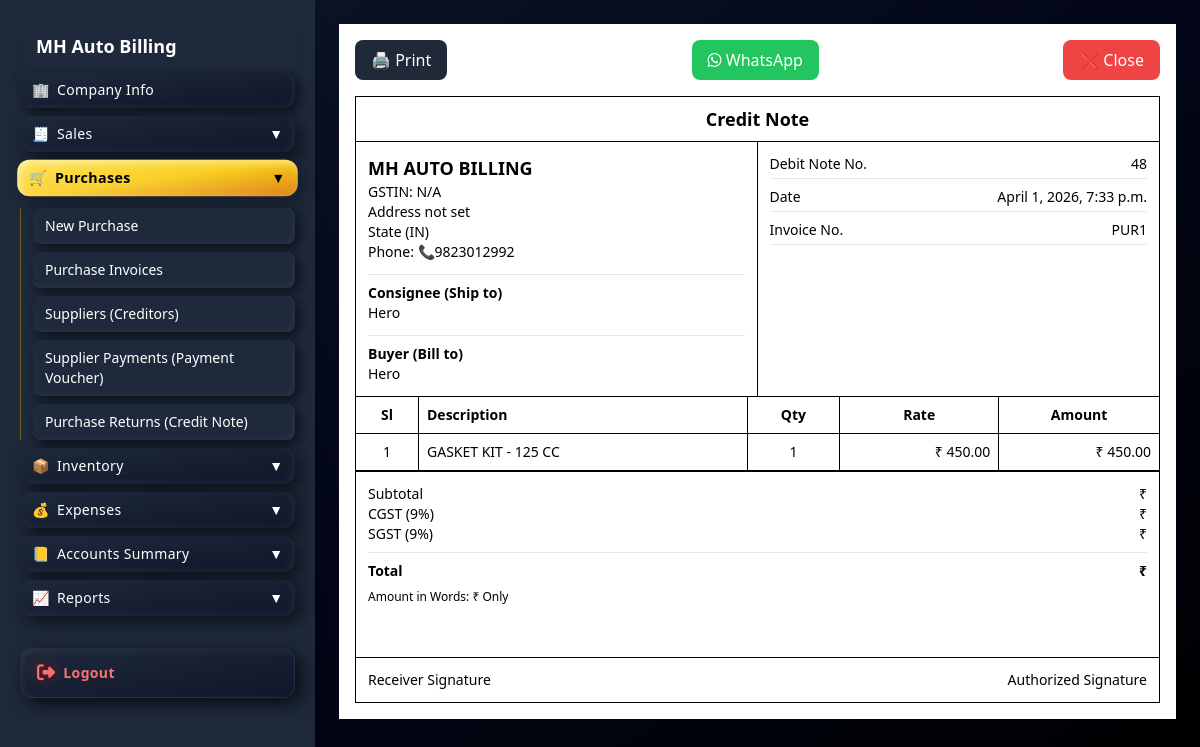
Page /purchase-return/view/46/ on the committed database.
### apps/core/models.py (models this page shows, shortened)
class Purchase(models.Model):
    payment_mode = models.CharField(
    max_length=10,
    choices=(
        ("cash", "Cash"),
        ("bank", "Bank"),
        ("credit", "Credit"),
    ),
    default="cash"
)
    supplier = models.ForeignKey(Supplier, on_delete=models.CASCADE)
    invoice_number = models.CharField(max_length=50)
    date = models.DateTimeField(auto_now_add=True)
    subtotal = models.DecimalField(max_digits=10, decimal_places=2, default=0)
    cgst = models.DecimalField(max_digits=10, decimal_places=2, default=0)
    sgst = models.DecimalField(max_digits=10, decimal_places=2, default=0)
    roundoff = models.DecimalField(max_digits=10, decimal_places=2, default=0)
    total = models.DecimalField(max_digits=10, decimal_places=2, default=0)

class Supplier(models.Model):
    name = models.CharField(max_length=200)
    phone = models.CharField(max_length=20, blank=True)
    gst = models.CharField(max_length=20, blank=True)
    address = models.TextField(blank=True)
    balance = models.DecimalField(max_digits=10, decimal_places=2, default=0)

class PurchaseReturn(models.Model):
    purchase = models.ForeignKey("Purchase", on_delete=models.CASCADE)
    reason = models.TextField(blank=True)
    date = models.DateTimeField(auto_now_add=True)
    total = models.DecimalField(max_digits=10, decimal_places=2, default=0)

class PurchaseReturnItem(models.Model):
    purchase_return = models.ForeignKey(PurchaseReturn, related_name="items", on_delete=models.CASCADE)
    product = models.ForeignKey(Product, on_delete=models.CASCADE)
    qty = models.IntegerField()
    price = models.DecimalField(max_digits=10, decimal_places=2)
    @property
    def amount(self):
        return self.qty * self.price

class Product(models.Model):
    name = models.CharField(max_length=255, db_index=True)
    barcode = models.CharField(max_length=100, unique=True, db_index=True)
    price = models.DecimalField(max_digits=10, decimal_places=2)
    stock = models.PositiveIntegerField(default=0)
    hsn = models.CharField(max_length=20, blank=True, null=True)

### apps/core/views.py (the view)
# urls.py: path("purchase-return/view/<int:id>/", views.purchase_return_invoice, name="purchase_return_invoice"),
def purchase_return_invoice(request, id):
    purchase = Purchase.objects.get(id=id)
    returns = PurchaseReturn.objects.filter(purchase=purchase).order_by("-date").first()
    return render(request, "dashboard/purchase_return_invoice.html", {
        "purchase": purchase,
        "return": returns
    })

### templates/dashboard/purchase_return_invoice.html (shortened to what this page needs)
{% extends "dashboard/base.html" %}
{% block content %}
<div class="bg-white text-black p-4 print:p-0">
<div class="flex justify-between mb-4 print:hidden max-w-5xl mx-auto">
    <button onclick="window.print()"
    class="bg-gray-800 text-white px-4 py-2 rounded-lg">
        🖨 Print
    </button>
    <button onclick="sendWhatsApp()"
    class="bg-green-500 text-white px-4 py-2 rounded-lg">
        <i class="fa-brands fa-whatsapp"></i> WhatsApp
    </button>
   <button onclick="goBack()" class="bg-red-500 text-white px-4 py-2 rounded-lg">
    ❌ Close
</button>
</div>
<div id="invoice" class="max-w-5xl mx-auto border border-black text-sm">
    <div class="text-center border-b border-black py-2 font-bold text-lg">
        Credit Note
    </div>
    <div class="grid grid-cols-2 border-b border-black">
        <div class="border-r border-black p-3 space-y-3">
            <div>
    <h2 class="font-bold text-lg">
        {{ company.name|default:"MH AUTO BILLING" }}
    </h2>
    <p>GSTIN: {{ company.gst|default:"N/A" }}</p>
    <p>{{ company.address|default:"Address not set" }}</p>
    <p>
        {{ company.state|default:"State" }}
        ({{ company.state_code|default:"IN" }})
    </p>
    <p>Phone: 📞{{ company.mobile|default:"9823012992" }}</p>
</div>
            <div class="border-t pt-2">
                <b>Consignee (Ship to)</b><br>
                {{ purchase.supplier.name }}<br>
            </div>
            <div class="border-t pt-2">
                <b>Buyer (Bill to)</b><br>
                {{ purchase.supplier.name }}
            </div>
        </div>
        <div class="p-3 space-y-2">
            <div class="flex justify-between border-b pb-1">
                <span>Debit Note No.</span>
                <span>{{ return.id }}</span>
            </div>
            <div class="flex justify-between border-b pb-1">
                <span>Date</span>
                <span>{{ return.date }}</span>
            </div>
            <div class="flex justify-between border-b pb-1">
                <span>Invoice No.</span>
                <span>{{ purchase.invoice_number }}</span>
            </div>
        </div>
    </div>
    <table class="w-full border-collapse text-sm">
        <thead>
            <tr class="border-b border-black">
                <th class="border-r border-black p-2">Sl</th>
                <th class="border-r border-black p-2 text-left">Description</th>
                <th class="border-r border-black p-2">Qty</th>
                <th class="border-r border-black p-2">Rate</th>
                <th class="p-2">Amount</th>
            </tr>
        </thead>
        <tbody>
            {% for item in return.items.all %}
            <tr class="border-b border-black">
                <td class="border-r border-black p-2 text-center">
                    {{ forloop.counter }}
                </td>
                <td class="border-r border-black p-2">
                    {{ item.product.name }}
                </td>
                <td class="border-r border-black p-2 text-center">
                    {{ item.qty }}
                </td>
                <td class="border-r border-black p-2 text-right">
                    ₹ {{ item.price }}
                </td>
                <td class="p-2 text-right">
                   ₹ {{ item.amount }}
                </td>
            </tr>
            {% endfor %}
        </tbody>
    </table>
   <div class="border-t border-black p-3">
    <div class="flex justify-between">
        <span>Subtotal</span>
        <span>₹ {{ subtotal }}</span>
    </div>
    <div class="flex justify-between">
    <span>CGST (9%)</span>
    <span>₹ {{ cgst }}</span>
</div>
<div class="flex justify-between">
    <span>SGST (9%)</span>
    <span>₹ {{ sgst }}</span>
</div>
    <div class="flex justify-between font-bold border-t mt-2 pt-2">
        <span>Total</span>
        <span>₹ {{ total }}</span>
    </div>
    <div class="mt-2 text-xs">
        Amount in Words: ₹ {{ amount_words }} Only
    </div>
</div>
    <div class="flex justify-between border-t border-black p-3 mt-10">
        <span>Receiver Signature</span>
        <span>Authorized Signature</span>
    </div>
</div>
</div>
{% endblock %}

### templates/dashboard/base.html (style rules this page uses)
body { padding-bottom:100px; }

### rows in the picture
Purchase: supplier.name "Hero", invoice_number "PUR1"
PurchaseReturn: id "48", date "April 1, 2026, 7:33 p.m."
PurchaseReturnItem: product.name "GASKET KIT - 125 CC", qty "1", price "450.00", amount "450.00"

### other values in the picture
{{ company.name|default:"MH AUTO BILLING" }} "MH AUTO BILLING"
{{ company.gst|default:"N/A" }} "N/A"
{{ company.address|default:"Address not set" }} "Address not set"
{{ company.state|default:"State" }} "State"
{{ company.state_code|default:"IN" }} "IN"
{{ company.mobile|default:"9823012992" }} "9823012992"
